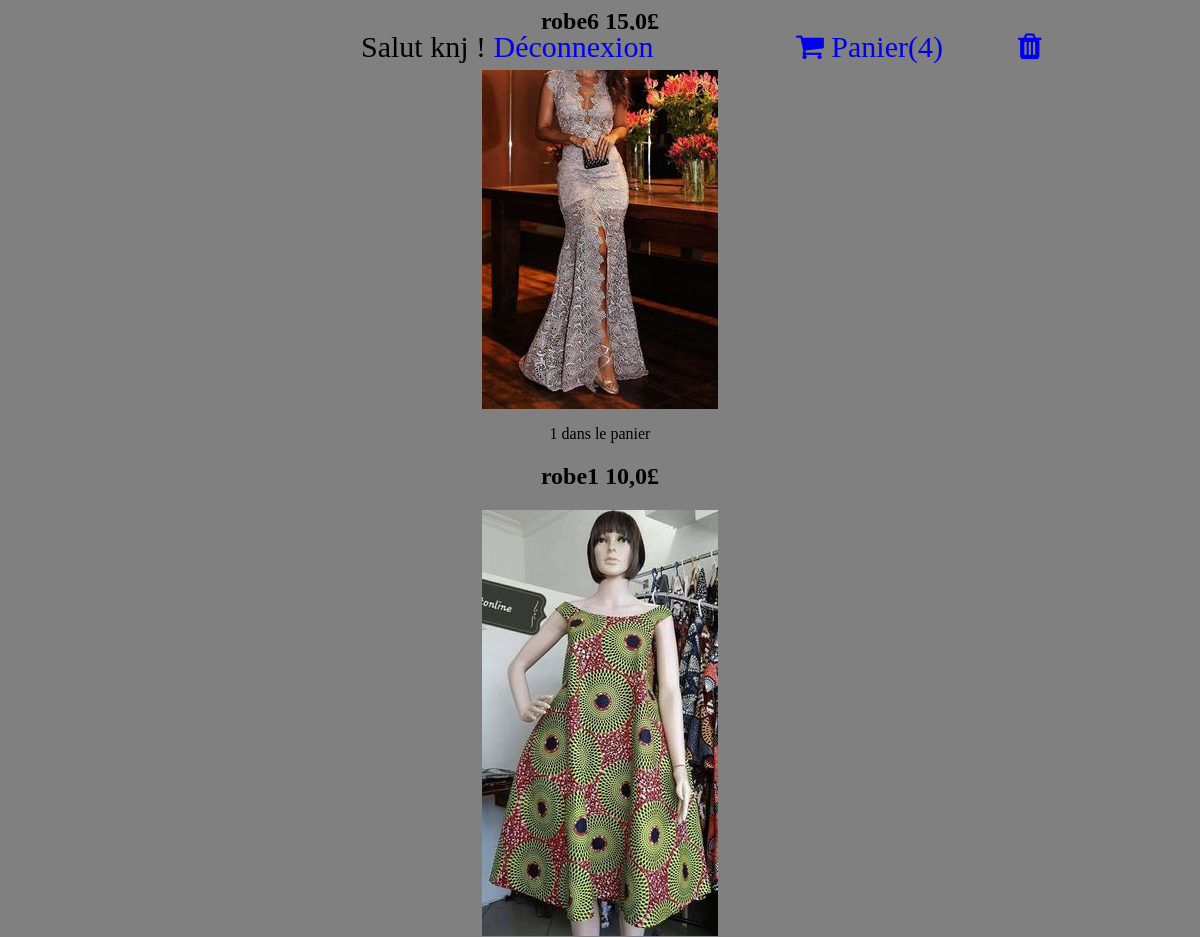
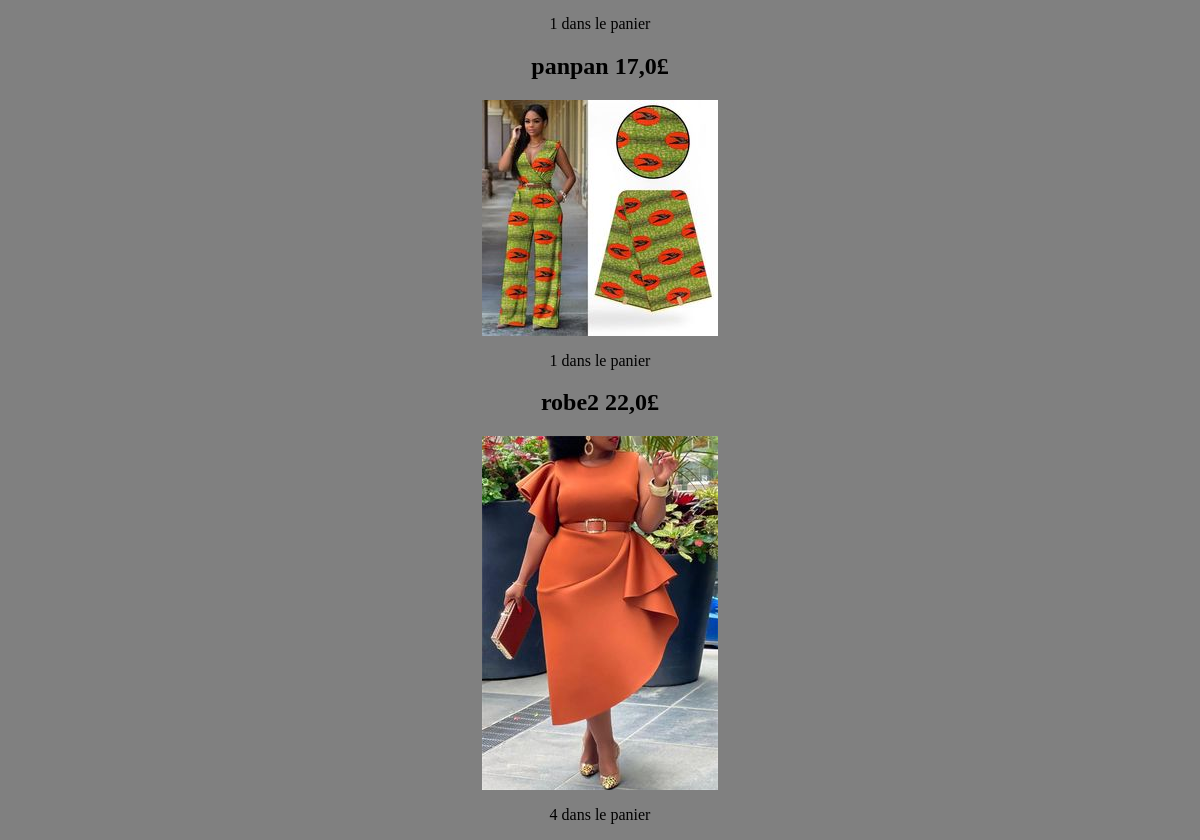
The app's page /panier/ (signed in) with its own data (2 pictures, top to bottom).
### compte/models.py (models this page shows)
class Client(AbstractUser):
    pass

### store/models.py (models this page shows, shortened)
class Panier(models.Model):
    user=models.OneToOneField(AUTH_USER_MODEL,on_delete=models.CASCADE)
    articles=models.ManyToManyField(Articles)

class Articles(models.Model):
    user=models.ForeignKey(AUTH_USER_MODEL,on_delete=models.CASCADE)#on supprime tous les elements relier a l'user
    produit=models.ForeignKey(Produit,on_delete=models.CASCADE)
    quantite=models.IntegerField(default=1)
    statut=models.BooleanField(default=False)
    date = models.DateTimeField(blank=True, null=True)

class Produit(models.Model):
    nom=models.CharField(max_length=75)
    slug=models.SlugField(max_length=75)
    prix=models.FloatField(default=0.0)
    stock=models.IntegerField(default=0)
    description=models.TextField(blank=True)
    photo=models.ImageField(upload_to="produit")

### store/views.py (the view)
# urls.py: path('panier/', panier, name="panier"),
def panier(request):
    panier=get_object_or_404(Panier,user=request.user)#on recupere un obj panier s'il exite ou return erreur 404
    return render(request,'store/panier.html',context={'article': panier.articles.all()})

### store/templates/store/panier.html
{% extends 'base.html' %}
{% block content %}
{% for articles in article %}
<center>
<h2>{{ articles.produit.nom }} {{ articles.produit.prix }}£</h2>
<img src="{{ articles.produit.photo.url }}" alt="{{ articles.produit.nom}}" style=" max-width:250px; ">
<p>{{ articles.quantite }} dans le panier</p></center>
{% endfor %}
{% endblock %}

### templates/base.html (shortened to what this page needs)
<html lang="fr" xmlns="http://www.w3.org/1999/html" xmlns="http://www.w3.org/1999/html">
<head>
    <link rel="stylesheet" href="https://cdnjs.cloudflare.com/ajax/libs/font-awesome/4.6.3/css/font-awesome.min.css">
</head>
<body bgcolor="gray">
<p class="bar sl">
<a href="{% url 'index' %}">
    <i class="fa fa-home">KNJShop</i>
</a></p>
{% if user.is_authenticated %}
<p class="bar al">&nbsp;&nbsp;&nbsp;&nbsp;&nbsp;&nbsp;&nbsp;&nbsp;&nbsp;&nbsp;&nbsp;&nbsp;&nbsp;&nbsp;&nbsp;&nbsp;&nbsp;&nbsp;&nbsp;&nbsp;&nbsp;&nbsp;&nbsp;&nbsp;&nbsp;&nbsp;&nbsp;Salut {{ user.username }} !      <a href="{% url 'logout' %}" ><i class="fa fa-gihub">Déconnexion</i></a>&nbsp;&nbsp;&nbsp;&nbsp;&nbsp;&nbsp;&nbsp;&nbsp;&nbsp;&nbsp;&nbsp;&nbsp;&nbsp;&nbsp;&nbsp;&nbsp;&nbsp;&nbsp;
{% if user.panier %}
    <a href="{% url 'panier' %}" ><i class="fa fa-shopping-cart">&nbsp;Panier({{ user.panier.articles.count }})</i></a>&nbsp;&nbsp;&nbsp;&nbsp;&nbsp;&nbsp;&nbsp;&nbsp;&nbsp;
<a href="{% url 'delete_panier' %}" ><i class="fa fa-trash"></i></a></p>
{% endif %}
{% else %}
    <p class="bar al"><a href="{% url 'login' %}">Connexion</a>
    /<a href="{% url 'signup' %}">S'inscrire</a></p>
{% endif %}
{% block content %}
{% endblock %}
</body>
</html>

### templates/base.html (style rules this page uses)
.bar { position:fixed; width:100%; background-color:gray; top:0; left:0; width:100%; height:40px; font-size:30px; }
.al { text-align:center; margin-bottom:15 px; }
.sl { text-align:left; }

### records on screen
Client: username "knj", panier.articles.count "4"
Articles: produit.nom "robe6", produit.prix "15,0", produit.photo (picture), quantite "1"
Articles: produit.nom "robe1", produit.prix "10,0", produit.photo (picture), quantite "1"
Articles: produit.nom "panpan", produit.prix "17,0", produit.photo (picture), quantite "1"
Articles: produit.nom "robe2", produit.prix "22,0", produit.photo (picture), quantite "4"
